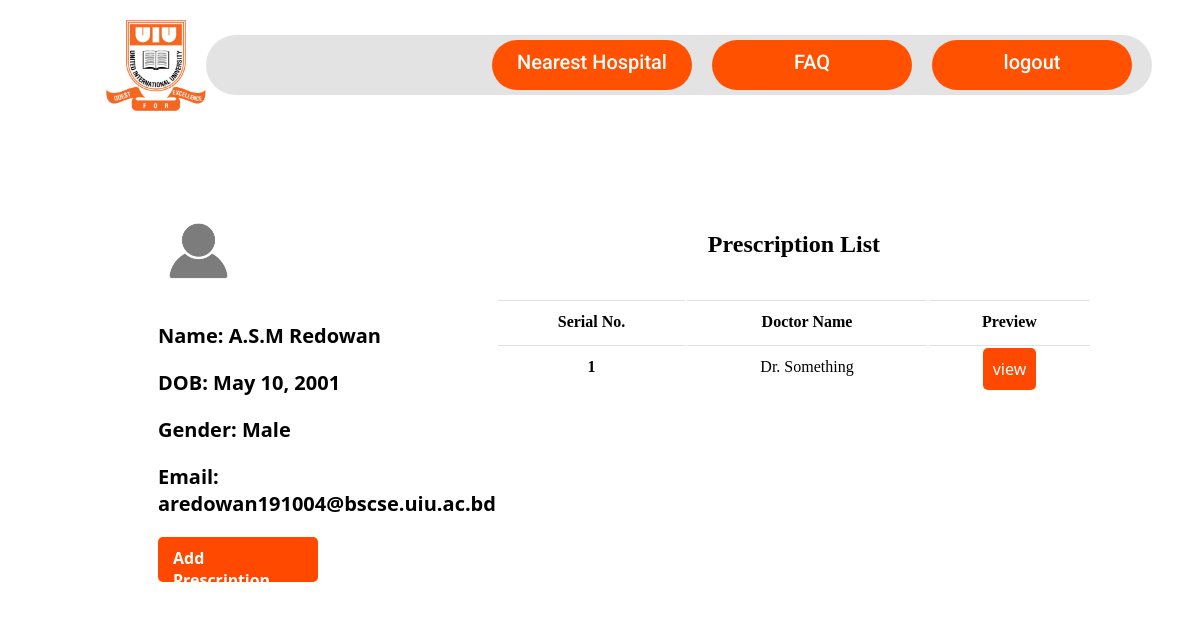
Page /doctor/patientprofile/011191004/ (signed in) on the earlier database version.
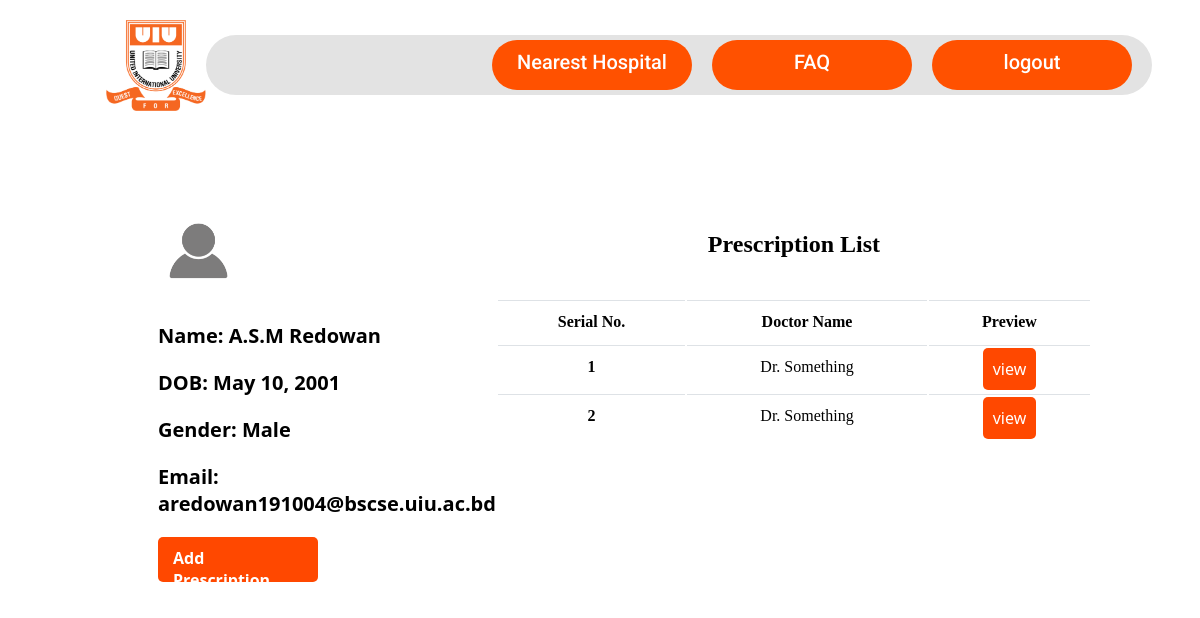
Same page on the later database version.
### doctor/models.py (models this page shows)
class Prescription(models.Model):
    patient = models.ForeignKey(Person, on_delete=models.CASCADE, related_name='patient_fk')
    doctor = models.ForeignKey(Person, on_delete=models.CASCADE, related_name='doctor_fk')
    symptoms = models.TextField(default="None")
    diagnosis = models.TextField(default="None")
    drug = models.TextField(default="None")
    test = models.TextField(default="None")
    date = models.DateTimeField(default=timezone.now)

### Users/models.py (models this page shows, shortened)
class Person(models.Model):
    class UserType(models.TextChoices):
        PATIENT = 'Patient', 'Patient'
        DOCTOR = 'Doctor', 'Doctor'
    class Dpartments(models.TextChoices):
        CSE = 'CSE', 'Computer Science & Engineering'
        EEE = 'EEE', 'Electrial & Electronics Engineering'
        CE = 'CE', 'Civil  Engineering'
        DS = 'DS', 'Data Science and Analytics'
        AD = 'AD', 'Admin'
    class Gender(models.TextChoices):
        MALE = 'Male', 'Male'
        FEMALE = 'Female', 'Female'
    username = models.CharField(max_length=100, unique=True, primary_key=True)
    password = models.CharField(max_length=50)
    first_name = models.CharField(max_length=30)
    last_name = models.CharField(max_length=30)
    email = models.EmailField(unique=True,null=True)
    userprofileimage = models.ImageField(upload_to="profile")
    dob = models.DateField(null=True, blank=True)
    department = models.CharField(max_length=4, choices=Dpartments.choices)
    usertype  = models.CharField(max_length=7, choices=UserType.choices)
    gender = models.CharField(max_length=7, choices=Gender.choices)

### doctor/views.py (the view)
# urls.py: path('patientprofile/<username>/', patientprofile, name='patientprofile'),
def patientprofile(request, username):
    if not request.session.get('username'):
        return redirect('index')
    appointment = Appointment.objects.get(patient=username)
    appointment.status = False
    appointment.save()
    patient = Person.objects.filter(username=username)
    pat= patient.first()
    prescription = Prescription.objects.filter(patient=pat).order_by('id')
    print(pat.username)
    if patient.exists():
        return render(request, 'patient-profile.html', context={"patient": pat,"prescriptions":prescription})
    else:
        return redirect("doctor-home")

### doctor/templates/patient-profile.html (shortened to what this page needs)
{% extends "base.html" %}
{% block css %}
{% load static %}
    {% load django_template_maths %}
    <link rel="stylesheet" href="{% static 'doctor.css' %}">
{% endblock %}
{% block content %}
    <div class="body-content">
        <div class="left-side">
            <img src="/media/{{patient.userprofileimage}}" alt="">
            <p>Name: {{ patient.first_name}} {{patient.last_name }}</p>
            <p>DOB: {{ patient.dob }}</p>
            <p>Gender: {{ patient.gender }}</p>
            <p>Email: {{ patient.email }}</p>
            <a href="{% url 'addprescription' patient.username %}" style="width: 130px;padding: 10px 15px 15px 15px; height: 20px; background: rgb(255, 72, 0); color: #FFF; text-decoration: none; border-radius: 5px; font-family: system-ui, -apple-system, BlinkMacSystemFont, 'Segoe UI', Roboto, Oxygen, Ubuntu, Cantarell, 'Open Sans', 'Helvetica Neue', sans-serif;
            font-weight: 700;
            "> Add Prescription </a>
        </div>
        <div class="right-side">
            <div class="search">
                <h2>Prescription List</h2>
            </div>
            <div class="appoint-list">
                <table class="table">
                    <tr>
                        <th scope="col">Serial No.</th>
                        <th scope="col">Doctor Name</th>
                        <th scope="col">Preview</th>
                    </tr>
                    {% for prescription in prescriptions %}
                    <tr>
                        <th scope="row">{{forloop.counter}}</th>
                        <td>{{prescription.doctor.first_name}} {{prescription.doctor.last_name}}</td>
                        <td><a href="{% url 'viewprescription' prescription.id %}" style="width: 90px;padding: 10px 10px 10px 10px; height: 20px; background: rgb(255, 72, 0); color: #FFF; text-decoration: none; border-radius: 5px; font-family: system-ui, -apple-system, BlinkMacSystemFont, 'Segoe UI', Roboto, Oxygen, Ubuntu, Cantarell, 'Open Sans', 'Helvetica Neue', sans-serif;
                            ">view</a></td>
                    </tr>
                    {% endfor %}
                </table>
            </div>
        </div>
    </div>
{% endblock %}

Differences in the rows shown:
added Prescription: doctor.first_name "Dr.", doctor.last_name "Something"
